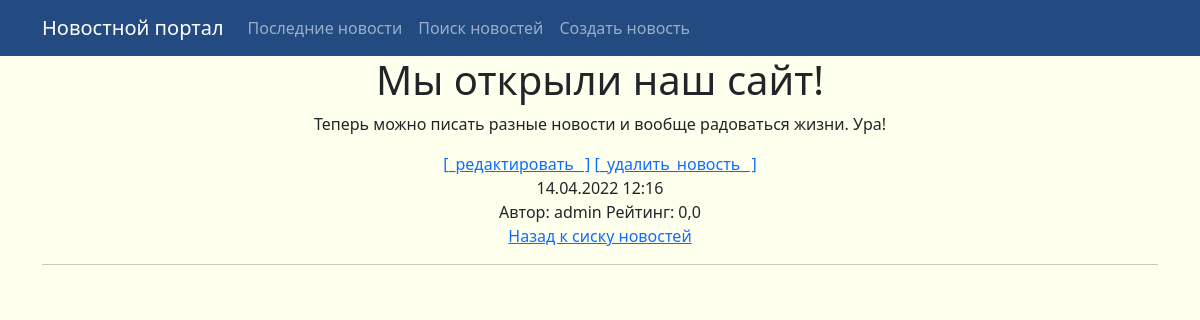
Page /news/26 on the committed database.
### news/models.py (models this page shows, shortened)
class Post(models.Model):
    post = "PS"
    news = "NW"
    TYPE = [
        (post, "Статья"),
        (news, "Новость"),
    ]
    author = models.ForeignKey('accounts.Author', on_delete=models.CASCADE)
    type = models.CharField(
        max_length=2,
        choices=TYPE,
        default=post
    )
    create_time = models.DateTimeField(auto_now_add=True)
    category = models.ManyToManyField(Category, through="PostCategory")
    header = models.CharField(
        max_length=124,
        default='Заголовок отсутвует'
    )
    text = models.TextField(default='Текст отсутствует')
    rating = models.FloatField(default=0.0)

### accounts/models.py (models this page shows, shortened)
class Author(models.Model):
    user = models.OneToOneField(User,
                                on_delete=models.CASCADE)
    rating = models.FloatField(default=0.0)
    def __str__(self):
        return self.user.username

### news/views.py (the view)
# urls.py: path('news/<int:pk>', NewsDetail.as_view()),
class NewsDetail(DetailView):
    model = Post
    template_name = 'post_detail.html'
    context_object_name = 'post'

### templates/post_detail.html (shortened to what this page needs)
{% extends 'default.html' %}
{% load censor_filter %}
{% block content %}
<div class="col-lg-12 text-center">
    <h1> {{ post.header|censor }} </h1>
    <p> {{ post.text|censor }} </p>
    <a href="{% url 'post_update' post.id %}">[_редактировать_ ]</a>
    <a href="{% url 'post_delete' post.id %}">[_удалить_новость_ ]</a>
    <br>
    <span> {{ post.create_time|date:'d.m.Y H:i' }} </span>
    <br>
    <span> Автор: {{post.author}} Рейтинг: {{ post.rating }} </span>
    <br>
    <a href="{% url 'news_list' %}">Назад к сиску новостей</a>
    <hr>
</div>
{% endblock content %}

### rows in the picture
Post: header|censor "Мы открыли наш сайт!", text|censor "Теперь можно писать разные новости и вообще радоваться жизни. Ура!", create_time "14.04.2022 12:16", author "admin", rating "0,0"
